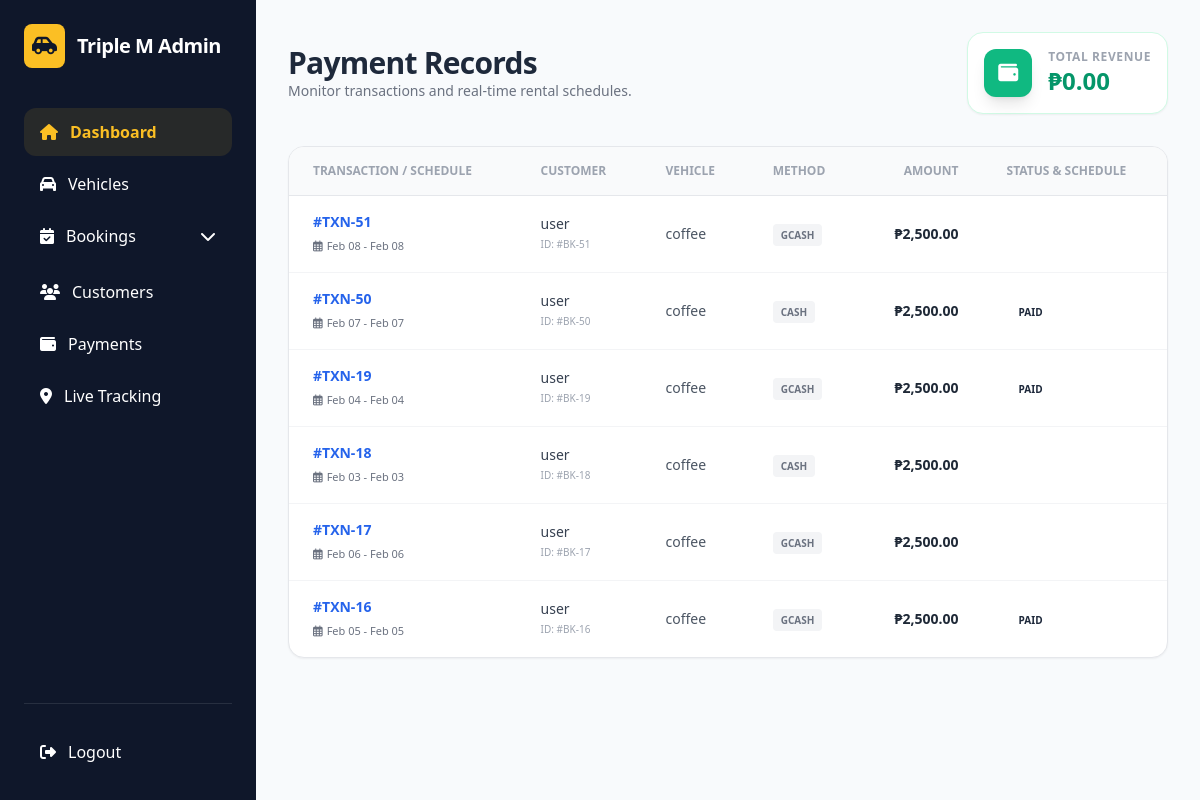
The app's page /car-rental-system/admin/payments.php (signed in) with its own data.
### tables this page shows
CREATE TABLE `payments` (
  `id` int(11) UNSIGNED NOT NULL,
  `booking_id` int(11) UNSIGNED NOT NULL,
  `amount` decimal(10,2) NOT NULL,
  `payment_method` enum('Cash','Credit Card','GCash','PayPal') DEFAULT 'Cash',
  `status` enum('Paid','Unpaid') DEFAULT 'Unpaid',
  `paid_at` timestamp NULL DEFAULT NULL,
  `created_at` timestamp NOT NULL DEFAULT current_timestamp()
);

CREATE TABLE `bookings` (
  `id` int(10) UNSIGNED NOT NULL,
  `user_id` int(10) UNSIGNED NOT NULL,
  `car_id` int(10) UNSIGNED NOT NULL,
  `start_date` date NOT NULL,
  `end_date` date NOT NULL,
  `status` enum('pending','confirmed','cancelled','completed') DEFAULT 'pending',
  `total_price` decimal(10,2) NOT NULL,
  `created_at` datetime DEFAULT current_timestamp(),
  `cleared` tinyint(1) DEFAULT 0,
  `reference_number` varchar(50) DEFAULT NULL,
  `payment_receipt` varchar(255) DEFAULT NULL,
  `payment_status` enum('paid','unpaid') DEFAULT 'unpaid'
);

CREATE TABLE `users` (
  `id` int(10) UNSIGNED NOT NULL,
  `fullname` varchar(100) NOT NULL,
  `email` varchar(100) NOT NULL,
  `password` varchar(255) NOT NULL,
  `phone` varchar(20) DEFAULT NULL,
  `address` varchar(255) DEFAULT NULL,
  `role` enum('client','admin') DEFAULT 'client',
  `created_at` datetime DEFAULT current_timestamp()
);

CREATE TABLE `cars` (
  `id` int(10) UNSIGNED NOT NULL,
  `name` varchar(100) NOT NULL,
  `brand` varchar(50) NOT NULL,
  `price_per_day` decimal(10,2) NOT NULL,
  `price_per_hour` decimal(10,2) NOT NULL,
  `image` varchar(255) DEFAULT NULL,
  `created_at` datetime DEFAULT current_timestamp(),
  `type` varchar(50) NOT NULL DEFAULT 'Economy',
  `status` varchar(20) NOT NULL DEFAULT 'available'
);

### car-rental-system/admin/payments.php (the view, shortened to what this page needs)
<?php
require_once '../config/dbconnect.php';
$revenue_result = $conn->query("SELECT SUM(amount) as total FROM payments WHERE status = 'completed'");
$total_revenue = $revenue_result ? $revenue_result->fetch_assoc()['total'] ?? 0 : 0;
$sql = "
    SELECT
        p.booking_id,
        p.amount,
        p.payment_method,
        p.status AS payment_status,
        p.paid_at,
        p.created_at,
        b.id AS booking_reference,
        b.start_date,
        b.end_date,
        u.fullname AS customer_name,
        c.name AS car_name
    FROM payments p
    LEFT JOIN bookings b ON p.booking_id = b.id
    LEFT JOIN users u ON b.user_id = u.id
    LEFT JOIN cars c ON b.car_id = c.id
    ORDER BY p.created_at DESC
";
$result = $conn->query($sql);
?>
<!DOCTYPE html>
<html lang="en">
<head>
    <script src="https://cdn.tailwindcss.com"></script>
    <link rel="stylesheet" href="https://cdnjs.cloudflare.com/ajax/libs/font-awesome/6.5.1/css/all.min.css">
</head>
<body class="bg-[#f8fafc] flex text-[#1e293b]">
<?php include __DIR__ . '/../components/layout/admin-sidebar.php'; ?>
<main class="flex-1 ml-64 p-8">
    <div class="flex justify-between items-center mb-8">
        <div>
            <h1 class="text-3xl font-bold tracking-tight">Payment Records</h1>
            <p class="text-gray-500 text-sm">Monitor transactions and real-time rental schedules.</p>
        </div>
        <div class="bg-white border border-emerald-100 p-4 rounded-2xl shadow-sm flex items-center gap-4">
            <div class="bg-emerald-500 w-12 h-12 rounded-xl flex items-center justify-center text-white shadow-lg">
                <i class="fas fa-wallet text-xl"></i>
            </div>
            <div>
                <p class="text-xs text-gray-400 font-bold uppercase tracking-wider">Total Revenue</p>
                <p class="text-2xl font-black text-emerald-600">₱<?= number_format($total_revenue, 2) ?></p>
            </div>
        </div>
    </div>
    <div class="bg-white rounded-2xl shadow-sm border border-gray-200 overflow-hidden">
        <table class="w-full text-left border-collapse">
            <thead class="bg-gray-50 border-b border-gray-200 text-xs uppercase text-gray-400 font-bold">
                <tr>
                    <th class="px-6 py-4">Transaction / Schedule</th>
                    <th class="px-6 py-4">Customer</th>
                    <th class="px-6 py-4">Vehicle</th>
                    <th class="px-6 py-4">Method</th>
                    <th class="px-6 py-4 text-right">Amount</th>
                    <th class="px-6 py-4">Status & Schedule</th>
                </tr>
            </thead>
            <tbody class="divide-y divide-gray-100 text-sm">
                <?php if ($result->num_rows > 0): ?>
                    <?php while($row = $result->fetch_assoc()):
                        $start = $row['start_date'];
                        $end = $row['end_date'];
                        $payStatus = $row['payment_status'];
                    ?>
                    <tr class="hover:bg-gray-50/80 transition-colors">
                        <td class="px-6 py-4">
                            <div class="font-bold text-blue-600">#TXN-<?= $row['booking_id'] ?></div>
                            <div class="text-[11px] text-gray-500 flex items-center gap-1 mt-1">
                                <i class="far fa-calendar-alt"></i>
                                <?= date('M d', strtotime($start)) ?> - <?= date('M d', strtotime($end)) ?>
                            </div>
                        </td>
                        <td class="px-6 py-4">
                            <div class="font-medium text-gray-700"><?= htmlspecialchars($row['customer_name'] ?? 'N/A') ?></div>
                            <div class="text-[10px] text-gray-400">ID: #BK-<?= $row['booking_reference'] ?></div>
                        </td>
                        <td class="px-6 py-4 text-gray-600 font-medium"><?= htmlspecialchars($row['car_name'] ?? 'N/A') ?></td>
                        <td class="px-6 py-4">
                            <span class="px-2 py-1 bg-gray-100 rounded text-[10px] font-bold text-gray-500 uppercase">
                                <?= htmlspecialchars($row['payment_method']) ?>
                            </span>
                        </td>
                        <td class="px-6 py-4 text-right font-black text-gray-800">
                            ₱<?= number_format($row['amount'], 2) ?>
                        </td>
                        <td class="px-6 py-4">
                            <span class="px-3 py-1 rounded-full text-[10px] font-bold uppercase status-<?= $payStatus ?>">
                                <?= $payStatus ?>
                            </span>
                        </td>
                    </tr>
                    <?php endwhile; ?>
                <?php endif; ?>
            </tbody>
        </table>
    </div>
</main>
</body>
</html>

### records on screen
payments: booking "51", booking.start_date "Feb 08", booking.end_date "Feb 08", users.fullname "user", cars.name "coffee", payment_method "GCASH", amount "2,500.00"
payments: booking "50", booking.start_date "Feb 07", booking.end_date "Feb 07", users.fullname "user", cars.name "coffee", payment_method "CASH", amount "2,500.00", status "PAID"
payments: booking "19", booking.start_date "Feb 04", booking.end_date "Feb 04", users.fullname "user", cars.name "coffee", payment_method "GCASH", amount "2,500.00", status "PAID"
payments: booking "18", booking.start_date "Feb 03", booking.end_date "Feb 03", users.fullname "user", cars.name "coffee", payment_method "CASH", amount "2,500.00"
payments: booking "17", booking.start_date "Feb 06", booking.end_date "Feb 06", users.fullname "user", cars.name "coffee", payment_method "GCASH", amount "2,500.00"
payments: booking "16", booking.start_date "Feb 05", booking.end_date "Feb 05", users.fullname "user", cars.name "coffee", payment_method "GCASH", amount "2,500.00", status "PAID"

### other values on screen
$total_revenue "0.00"
